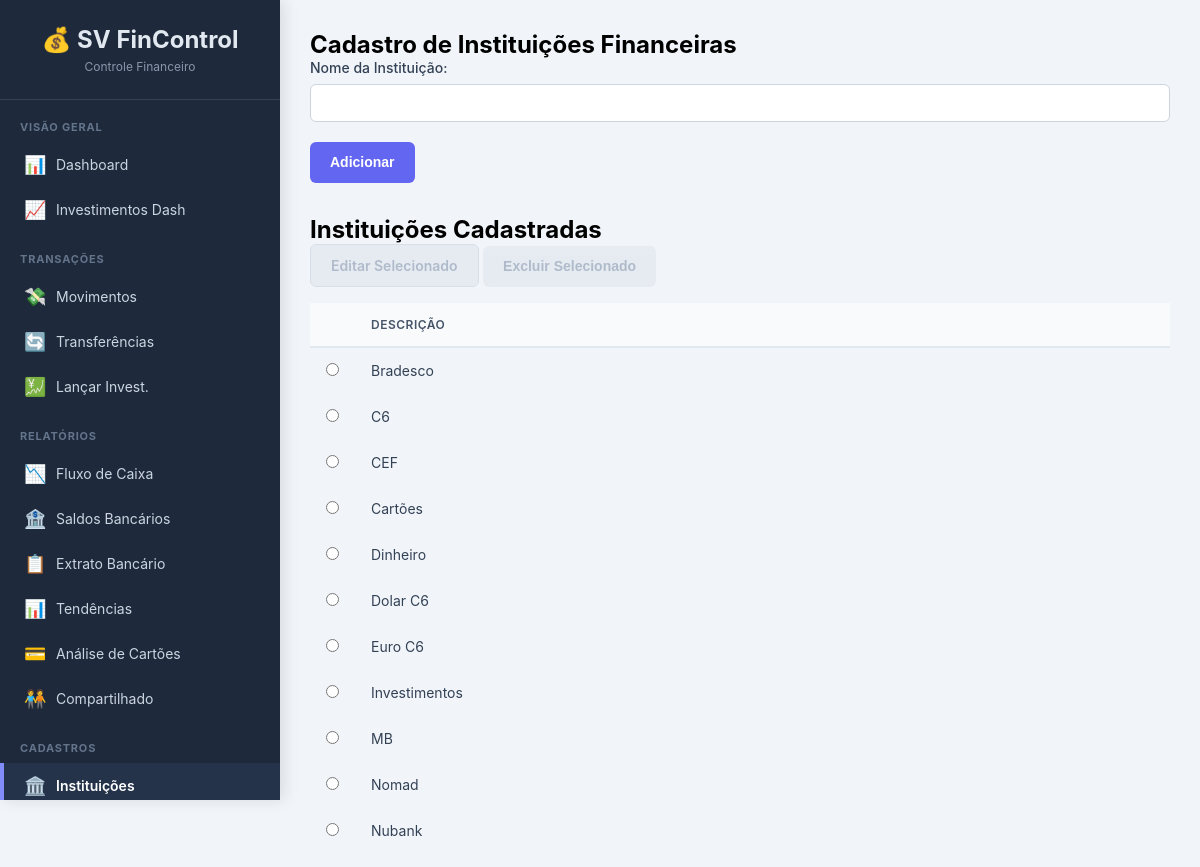
The app's page /instituicoes with its own data.
### tables this page shows
CREATE TABLE instituicoes (
        id INTEGER PRIMARY KEY AUTOINCREMENT,
        descricao TEXT NOT NULL UNIQUE
    );

### app.py (the view, shortened to what this page needs)
@app.route('/instituicoes', methods=['GET', 'POST'])
def instituicoes():
    conn = get_db_connection()
    instituicoes_list = conn.execute('SELECT * FROM instituicoes ORDER BY descricao').fetchall()
    conn.close()
    return render_template('instituicoes.html', instituicoes=instituicoes_list)

### app.py (called while the page is built)
def get_db_connection():
    conn = sqlite3.connect(DATABASE, detect_types=sqlite3.PARSE_DECLTYPES | sqlite3.PARSE_COLNAMES)
    conn.execute("PRAGMA foreign_keys = ON;")
    conn.execute("PRAGMA journal_mode=WAL")
    conn.row_factory = sqlite3.Row
    return conn

### templates/instituicoes.html (shortened to what this page needs)
{% extends "base.html" %}
{% block content %}
    <h2>Cadastro de Instituições Financeiras</h2>
    <form method="POST" action="{{ url_for('instituicoes') }}">
        <div class="form-group">
            <label for="descricao">Nome da Instituição:</label>
            <input type="text" id="descricao" name="descricao" required autocomplete="off">
        </div>
        <button type="submit" class="btn btn-primary">Adicionar</button>
    </form>
    <h2 style="margin-top: 2rem;">Instituições Cadastradas</h2>
    <div class="action-buttons" style="margin-bottom: 1rem;">
        <a href="#" id="btn-editar" class="btn btn-secondary" disabled>Editar Selecionado</a>
        <button type="submit" form="form-excluir" id="btn-excluir" class="btn btn-danger" disabled>Excluir Selecionado</button>
    </div>
    <table>
        <thead>
            <tr>
                <th style="width: 5%;"></th> <th>Descrição</th>
            </tr>
        </thead>
        <tbody>
            {% for inst in instituicoes %}
            <tr id="row-{{ inst['id'] }}">
                <td>
                    <input type="radio" name="selecionado" value="{{ inst['id'] }}" onchange="itemSelecionado(this)">
                </td>
                <td>{{ inst['descricao'] }}</td>
            </tr>
            {% else %}
            <tr>
                <td colspan="2">Nenhuma instituição cadastrada.</td>
            </tr>
            {% endfor %}
        </tbody>
    </table>
{% endblock %}

### templates/base.html (style rules this page uses)
* { margin: 0; padding: 0; box-sizing: border-box; }
body { font-family: -apple-system, BlinkMacSystemFont, "Segoe UI", Roboto, "Helvetica Neue", Arial, sans-serif; background-color: #f1f5f9; min-height: 100vh; display: flex; }
table { width: 100%; border-collapse: collapse; }
thead { background: #f8fafc; }
th { padding: 14px 16px; text-align: left; font-size: 12px; font-weight: 600; color: #475569; text-transform: uppercase; letter-spacing: 0.5px; border-bottom: 2px solid #e2e8f0; white-space: nowrap; }
td { padding: 14px 16px; border-bottom: 1px solid #f1f5f9; color: #334155; font-size: 14px; }
tbody tr:last-child td { border-bottom: none; }
.form-group { margin-bottom: 20px; }
.form-group label { display: block; margin-bottom: 8px; font-weight: 500; font-size: 14px; color: #334155; }
.form-group input, .form-group select, .form-group textarea { width: 100%; padding: 10px 14px; border: 1px solid #cbd5e1; border-radius: 6px; font-size: 14px; transition: border-color 0.2s, box-shadow 0.2s; background: white; color: #1e293b; }
.btn { padding: 10px 20px; border: none; border-radius: 6px; cursor: pointer; font-size: 14px; font-weight: 600; transition: all 0.2s ease-in-out; display: inline-flex; align-items: center; gap: 8px; text-decoration: none; line-height: 1.5; }
.btn-primary { background-color: #6366f1; color: white; }
.btn-secondary { background: #e2e8f0; color: #475569; border: 1px solid #cbd5e1; }
.btn-danger { background: #fecaca; color: #b91c1c; }
.btn[disabled] { background: #e2e8f0; color: #94a3b8; cursor: not-allowed; transform: none !important; box-shadow: none !important; opacity: 0.7; }

### records on screen
instituicoes: descricao "Bradesco"
instituicoes: descricao "C6"
instituicoes: descricao "CEF"
instituicoes: descricao "Cartões"
instituicoes: descricao "Dinheiro"
instituicoes: descricao "Dolar C6"
instituicoes: descricao "Euro C6"
instituicoes: descricao "Investimentos"
instituicoes: descricao "MB"
instituicoes: descricao "Nomad"
instituicoes: descricao "Nubank"
